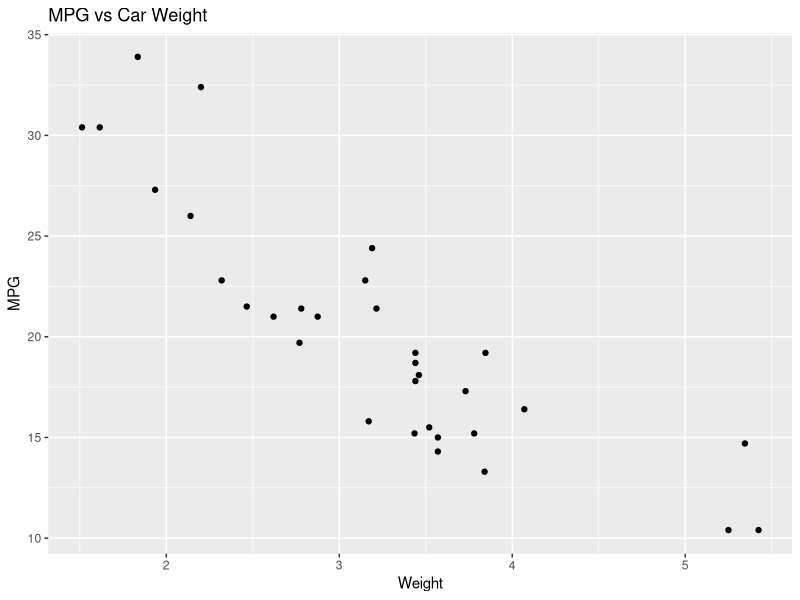

Generate this figure with R:
## ---- chunk 1
library(ggplot2)
data(mtcars)
summary(mtcars)
ggplot(mtcars, aes(x = wt, y = mpg)) +
  geom_point() +
  labs(
    title = "MPG vs Car Weight",
    x = "Weight",
    y = "MPG"
  )
